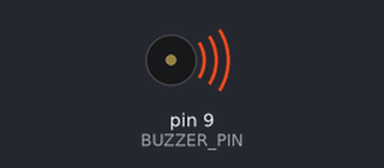
Simulated run of this sketch. Board: Arduino Uno, built with avr-gcc and run on an emulated ATmega328P. On the bench: buzzer (waves = sounding). What the sketch prints to the serial monitor is not drawn.

Above: at 0.2 s.
At 5.42 s:
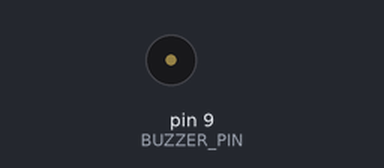
Timing chart, 0 to 8.6 s (numbered marks = the images above):
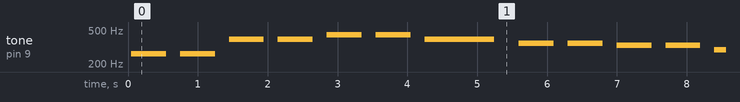

The sketch:

buzzer_melody.ino
```cpp
/*
 * Project: Buzzer Melody - Play Complete Melodies
 * Description: Play complete melodies using arrays of notes and durations
 * Author: XergioAleX
 * Date: 2025
 */

// Pin definitions
const int BUZZER_PIN = 9;  // Buzzer connected to PWM-capable pin

// Musical note frequencies (in Hz)
#define NOTE_C4  262
#define NOTE_D4  294
#define NOTE_E4  330
#define NOTE_F4  349
#define NOTE_G4  392
#define NOTE_A4  440
#define NOTE_B4  494
#define NOTE_C5  523
#define NOTE_D5  587
#define NOTE_E5  659
#define NOTE_F5  698
#define NOTE_G5  784
#define NOTE_A5  880
#define NOTE_B5  988
#define NOTE_C6  1047

// Note duration constants
#define WHOLE_NOTE    2000
#define HALF_NOTE     1000
#define QUARTER_NOTE  500
#define EIGHTH_NOTE   250
#define SIXTEENTH_NOTE 125

// Melody: "Twinkle Twinkle Little Star"
// Notes: C C G G A A G
int melody[] = {
  NOTE_C4, NOTE_C4, NOTE_G4, NOTE_G4, NOTE_A4, NOTE_A4, NOTE_G4,
  NOTE_F4, NOTE_F4, NOTE_E4, NOTE_E4, NOTE_D4, NOTE_D4, NOTE_C4
};

// Note durations (in milliseconds)
int noteDurations[] = {
  QUARTER_NOTE, QUARTER_NOTE, QUARTER_NOTE, QUARTER_NOTE, QUARTER_NOTE, QUARTER_NOTE, HALF_NOTE,
  QUARTER_NOTE, QUARTER_NOTE, QUARTER_NOTE, QUARTER_NOTE, QUARTER_NOTE, QUARTER_NOTE, HALF_NOTE
};

// Number of notes in the melody
const int MELODY_LENGTH = sizeof(melody) / sizeof(melody[0]);

void setup() {
  // Initialize serial communication for debugging
  Serial.begin(9600);
  Serial.println("Buzzer Melody - Play Complete Melodies Started");
  Serial.print("Playing melody: Twinkle Twinkle Little Star (");
  Serial.print(MELODY_LENGTH);
  Serial.println(" notes)");
  Serial.println("---");
}

void loop() {
  // Play the complete melody
  for (int i = 0; i < MELODY_LENGTH; i++) {
    // Calculate note duration
    int noteDuration = noteDurations[i];

    // Play the note
    tone(BUZZER_PIN, melody[i], noteDuration);

    // Wait for the note duration plus a small pause between notes
    // This creates a staccato effect (notes don't overlap)
    delay(noteDuration * 1.3);  // 1.3 = note duration + 30% pause

    // Stop the tone (though tone() with duration parameter stops automatically)
    noTone(BUZZER_PIN);

    // Small pause between notes
    delay(50);
  }

  // Longer pause before repeating the melody
  Serial.println("Melody finished. Repeating...");
  delay(2000);
}
```

Measured:
- by itself, tone on pin 9 (BUZZER_PIN): plays 262 Hz for 0.50 s, 262 Hz for 0.50 s, 392 Hz for 0.50 s, 392 Hz for 0.50 s, 440 Hz for 0.50 s, 440 Hz for 0.50 s … (140 notes in this stretch)
